Frame 1 (no input): blank canvas, image omitted
Frame 60 (the mouse pressed at the canvas centre just before this capture): blank canvas, image omitted
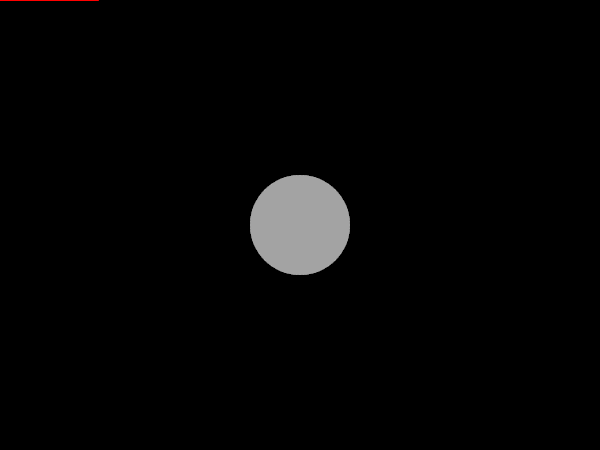
Frame 120 (the mouse held since frame 60 and released just before this capture)

The Processing sketch whose frames 1 and 60 were blank and that drew this single picture after the mouse press (run headless with seeded random() and noise(); from frame 60 on, the mouse is pressed at the canvas centre):

// Processing sketch: processing_56109
// ── processing_56109.pde

int mida = 100;

void setup()
{
  size(600, 450);
  background(0);

  smooth();
  noCursor();
  colorMode(HSB, 360, 100, 100);

  frameRate(30);
}

void draw() {

  translate(mouseX, mouseY);

  if (mousePressed) {
    dibuixRodona();
  }
  else {
    int p = int(random(10));
    dibuixEstrella(p);
  }
}

void dibuixRodona() {
  noStroke();
  fill(255, 10);
  ellipse(0, 0, mida, mida);
}

void dibuixEstrella(int puntes) {
  stroke(map(mouseX, 0, width, 0, 360), 100, 100);
  for (int i = 0; i<puntes; i++) {
    rotate(PI*mouseY/height );
    line(0, 0, random(20,100), 0);
  }
}  

void keyPressed() {
  switch(key) {
  case '+':
    mida++;
    break;
  case '-':
    mida--;
    break;
  case ' ':
    background(0);
    break;
  }
}
